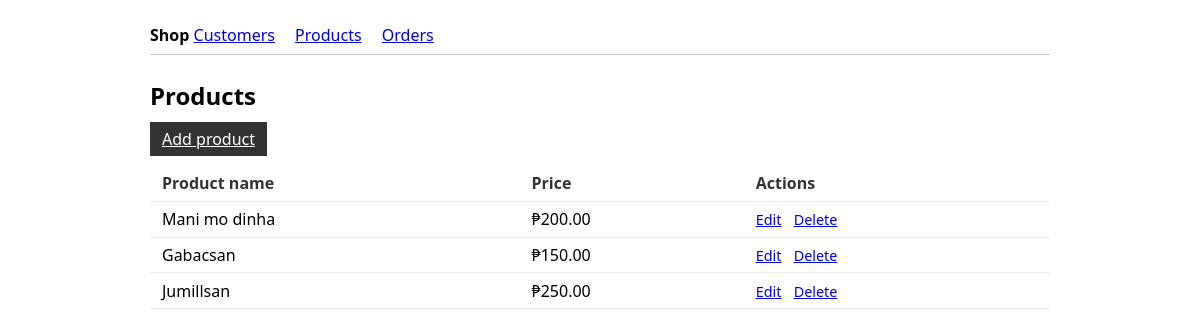
/shop/products/, run on an earlier commit of the app's database.
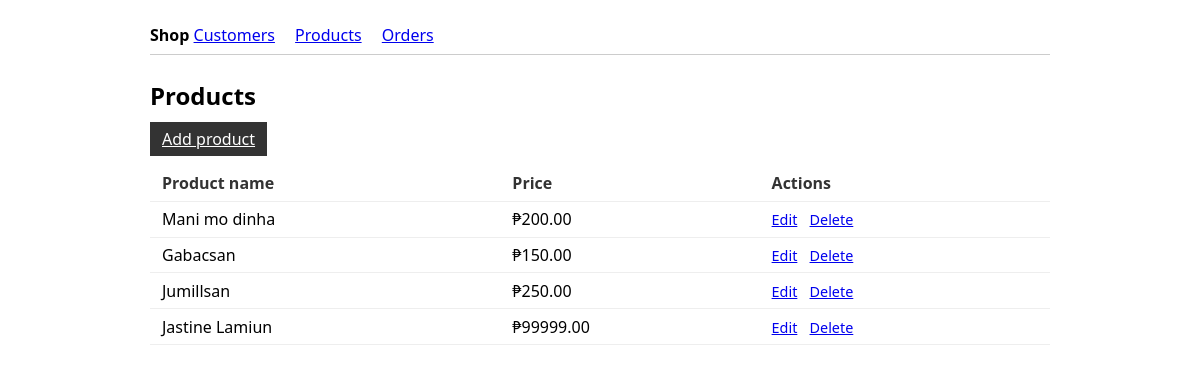
And on a later commit of the database.
### shop/models.py (models this page shows, shortened)
class Product(models.Model):
    name = models.CharField(max_length=100)
    price = models.DecimalField(max_digits=8, decimal_places=2)

### shop/views.py (the view)
# urls.py: path('products/', views.product_list, name='products'),
def product_list(request):
    products = Product.objects.all()
    return render(request, 'product.html', {'products': products})

### shop/templates/product.html (shortened to what this page needs)
{% extends "base.html" %}
{% block content %}
<h1>Products</h1>
<p><a href="{% url 'shop:product_add' %}" class="btn btn-primary">Add product</a></p>
<section aria-label="Product list">
    <table>
        <thead>
            <tr>
                <th>Product name</th>
                <th>Price</th>
                <th>Actions</th>
            </tr>
        </thead>
        <tbody>
            {% for p in products %}
            <tr>
                <td>{{ p.name }}</td>
                <td>₱{{ p.price }}</td>
                <td class="actions">
                    <a href="{% url 'shop:product_edit' p.pk %}">Edit</a>
                    <a href="{% url 'shop:product_delete' p.pk %}">Delete</a>
                </td>
            </tr>
            {% empty %}
            <tr><td colspan="3" class="empty">No products yet. Add one to get started.</td></tr>
            {% endfor %}
        </tbody>
    </table>
</section>
{% endblock %}

What changed in the data, as far as the page shows it:
added Product: name "Jastine Lamiun", price "99999.00"
